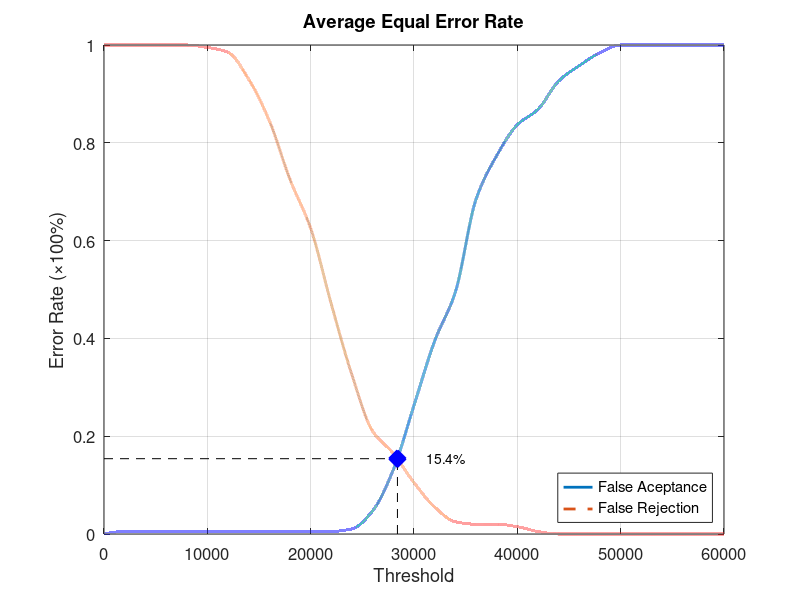
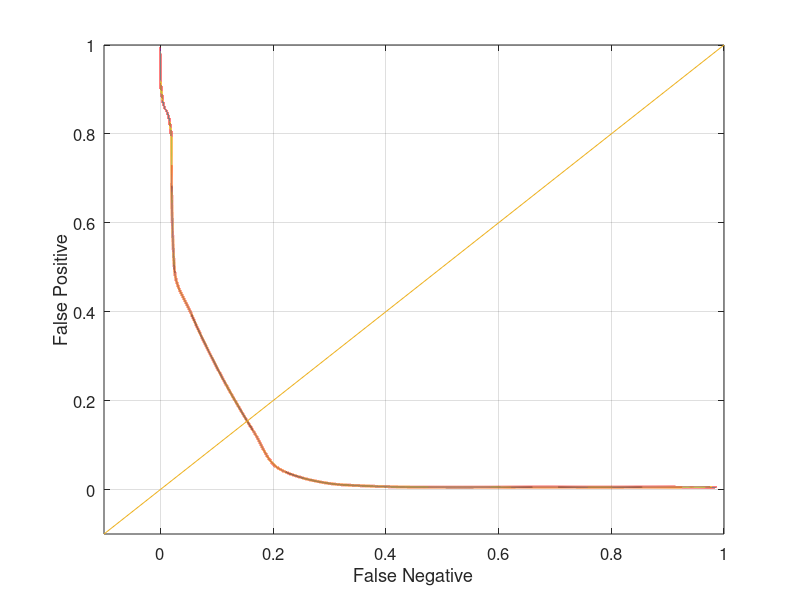

The MATLAB source for these figures, in order:
function yEER = Database2_3
close all;
clear;
clc;
x = 0:2000:60000;
xq = 0:0.5:60000;

y0 = [0 0.00526316 0.00526316 0.00526316 0.00526316 0.00526316 0.00526316 0.00526316 0.00526316 0.00526316 0.00526316 0.00526316 0.0105263 0.0473684 0.131579 0.263158 0.394737 0.494737 0.684211 0.773684 0.836842 0.868421 0.926316 0.957895 0.984211 1 1 1 1 1 1];
yy0 = interp1(x, y0, xq, 'pchip');
y1 = [1 1 1 1 1 0.995 0.985 0.93 0.845 0.725 0.625 0.47 0.325 0.21 0.165 0.105 0.055 0.025 0.02 0.02 0.015 0.005 0 0 0 0 0 0 0 0 0];
yy1 = interp1(x, y1, xq, 'pchip');

% Calculating EER: 
y2 = abs(y0 - y1);
find(y2 == min(y2))
yy2 = abs(yy0 - yy1);
xEER = find(yy2 == min(yy2));
xEERIndex = xq(xEER) % X-axis EER
yEER = yy0(xEER) % Y-axis EER

main = figure
plot(xq, yy0,'-','LineWidth', 2);	hold on
plot(xq, yy1,'--','LineWidth', 2);	hold on
plot([xEERIndex xEERIndex], [0 yEER], 'k--');	hold on
plot([0 xEERIndex], [yEER yEER], 'k--');	hold on
plot(xEERIndex, yEER, 'bx', 'LineWidth', 10);	hold on
text(xEERIndex + 10 * xEERIndex / 100, yEER, [num2str(round((10000 * yEER)) / 100) '%'])
legend('False Aceptance', 'False Rejection', 'Location', 'SouthEast')
xlabel('Threshold')
ylabel('Error Rate (\times100%)')
title('Average Equal Error Rate')
set(gca, 'FontSize', 12)
axis([0 60000 0 1])
grid on

print(main, 'Database2_3Main', '-dpng');
FNRxFPR = figure('Color', [1 1 1]);
plot(yy1, yy0, '-', yy1, yy0, 'LineWidth', 2);
hold on
y = -0.1:0.1:1
plot(y, y); 
set(gca, 'FontSize', 12)
xlabel('False Negative')
ylabel('False Positive')
axis([-0.1 1 -0.1 1])
set(gca, 'FontSize', 12)
grid on

print(FNRxFPR, 'Database2_3FNRxFPR','-dpng');
end
